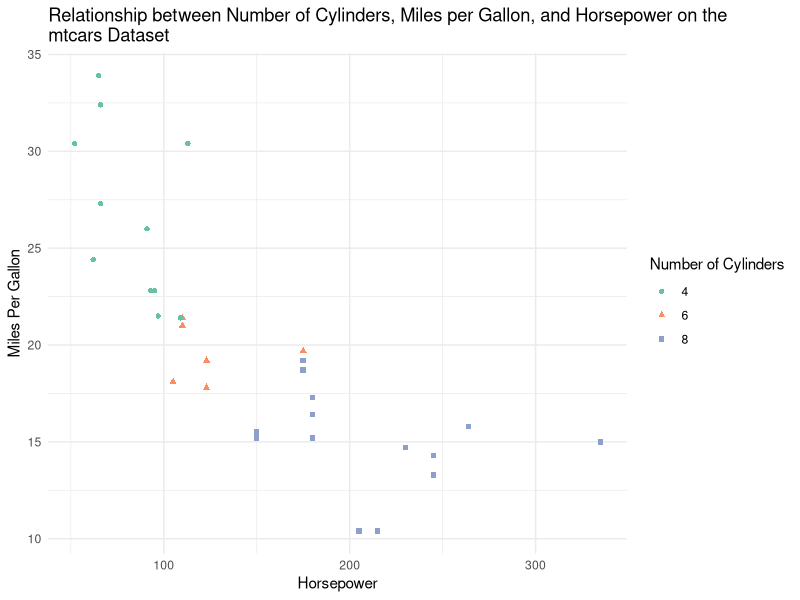
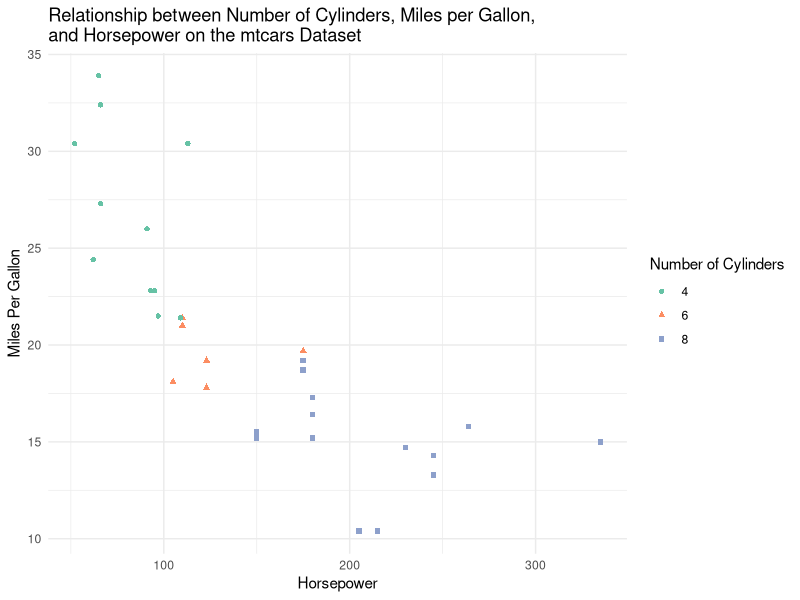

Recreate these plots in R, in order.
## ---- chunk 1
library(dplyr)
library(knitr)
library(ggplot2)
library(RColorBrewer)
## ---- chunk 2
#| output-location: column
mtcars %>% select(cyl, mpg, hp) %>%
  arrange(mpg) %>%
  ggplot(aes(x = hp, y = mpg, color = as.factor(cyl), shape = as.factor(cyl))) + 
    geom_point() +
    labs(color = "Number of Cylinders", shape = "Number of Cylinders") +
    xlab("Horsepower") + ylab("Miles Per Gallon") + 
    ggtitle("Relationship between Number of Cylinders, Miles per Gallon, and Horsepower on the \nmtcars Dataset") +
  scale_color_brewer(palette = "Set2") + 
  theme_minimal()
## ---- chunk 3

mtcars %>% 
  mutate(cyl = as.factor(cyl)) %>%
  ggplot(aes(x = hp, y = mpg, color = cyl, shape = cyl)) + 
    geom_point() + 
    scale_color_brewer(palette = "Set2")  +
    xlab("Horsepower") + 
    ylab("Miles Per Gallon") +
    labs(color = "Number of Cylinders", shape = "Number of Cylinders") +
    theme_minimal() + 
    ggtitle("Relationship between Number of Cylinders, Miles per Gallon, \nand Horsepower on the mtcars Dataset")

